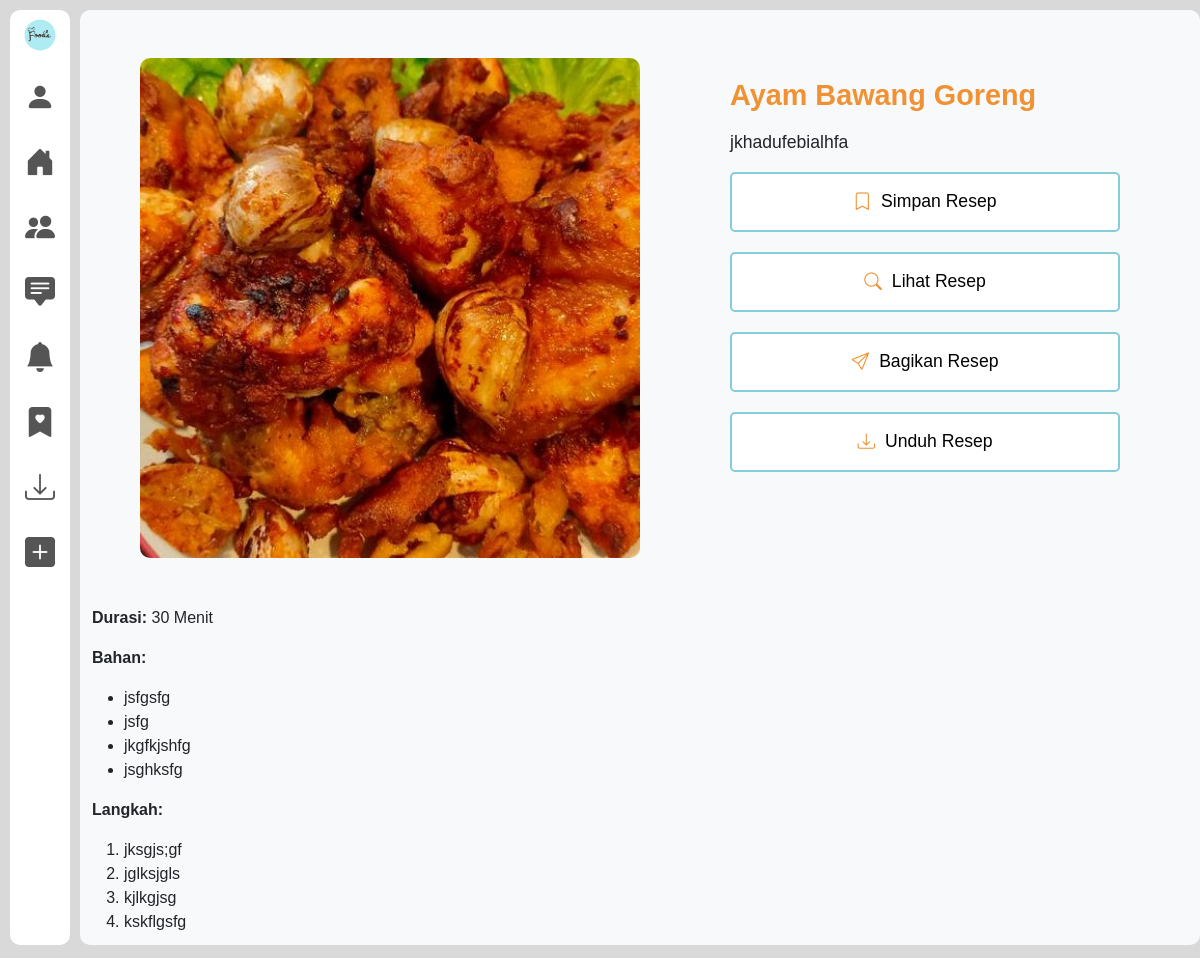
/user/foto.php?IdResep=83 (signed in), run on the app's committed database.
### tables this page shows
CREATE TABLE `tambahresep` (
  `IdResep` int(11) NOT NULL,
  `username` varchar(15) NOT NULL,
  `NamaResep` varchar(100) NOT NULL,
  `Bahan` text NOT NULL,
  `Langkah` text NOT NULL,
  `Kategori` varchar(255) NOT NULL,
  `Durasi` varchar(10) NOT NULL,
  `Deskripsi` varchar(255) NOT NULL,
  `foto` varchar(255) NOT NULL,
  `keterangan` varchar(255) DEFAULT NULL,
  `idKategori` int(11) NOT NULL
);

### user/foto.php (the view, shortened to what this page needs)
<?php
include "../dbconfig.php";
$IdResep = isset($_GET['IdResep']) ? intval($_GET['IdResep']) : 0;
if ($IdResep > 0) {
    $sqlStatement = "SELECT * FROM tambahresep WHERE IdResep = $IdResep";
    $query = mysqli_query($conn, $sqlStatement);
    if ($query && mysqli_num_rows($query) > 0) {
        $resep = mysqli_fetch_assoc($query);
        $nama = $resep['NamaResep'];
        $deskripsi = $resep['Deskripsi'];
        $durasi = $resep['Durasi'];
        $bahan = $resep['Bahan'];
        $langkah = $resep['Langkah'];
        $foto = $resep['foto'];
    } else {
        echo "Resep tidak ditemukan.";
        exit();
    }
} else {
    echo "ID Resep tidak valid.";
    exit();
}
?>
<!DOCTYPE html>
<html lang="en">
<head>
    <link href="https://cdn.jsdelivr.net/npm/bootstrap@5.3.0/dist/css/bootstrap.min.css" rel="stylesheet" />
    <link rel="stylesheet" href="foto.css" />
    <link href="https://cdn.jsdelivr.net/npm/bootstrap-icons/font/bootstrap-icons.css" rel="stylesheet" />
</head>
<body>
    <div class="container-fluid">
        <div class="row">
            <div class="col-1 p-0 sidebar">
                <ul>
                    <li><img src="../images/LOGO.png" alt="logo" /></li>
                    <li><a href="#profile"><i class="bi bi-person-fill"></i></a></li>
                    <li><a href="home.php"><i class="bi bi-house-door-fill"></i></a></li>
                    <li><a href="#communities"><i class="bi bi-people-fill"></i></a></li>
                    <li><a href="#messages"><i class="bi bi-chat-square-text-fill"></i></a></li>
                    <li><a href="#notification"><i class="bi bi-bell-fill"></i></a></li>
                    <li><a href="#favorite"><i class="bi bi-bookmark-heart-fill"></i></a></li>
                    <li><a href="#download"><i class="bi bi-download"></i></a></li>
                    <li><a href="uploadfoto.php"><i class="bi bi-plus-square-fill"></i></a></li>
                </ul>
            </div>
            <div class="col main-content">
                <div class="container p-5">
                        <img src="../images/<?= htmlspecialchars($foto) ?>" alt="Foto Resep" class="recipe-image" />
                    <div class="content">
                        <h3><?= $nama ?></h3>
                        <p><?= $deskripsi ?></p>
                        <ul class="nav-resep">
                            <li><a href="#simpan" class="simpan-resep"><i class="bi bi-bookmark"></i>Simpan Resep</a></li>
                            <li><a href="#more" class="more"><i class="bi bi-search"></i>Lihat Resep</a></li>
                            <li><a href="share" class="share"><i class="bi bi-send"></i>Bagikan Resep</a></li>
                            <li><a href="download.php?IdResep=<?= $IdResep ?>" class="download"><i class="bi bi-download"></i>Unduh Resep</a></li>
                        </ul>
                    </div>
                </div>
                <div id=more>
                    <p><strong>Durasi:</strong> <?= $durasi ?></p>
                    <p><strong>Bahan:</strong>
                    <?php
                    $array = explode(',', $bahan);
                    echo "<ul>";
                    foreach ($array as $bahan){
                        echo "<li>". htmlspecialchars($bahan). "</li>";
                    };
                    echo "</ul>";
                    ?>
                    </p>
                    <p><strong>Langkah:</strong>
                    <?php
                    $array2 = array_filter(explode('-', $langkah), 'strlen');
                    echo "<ol>";
                    foreach ($array2 as $step) {
                        echo "<li>" . htmlspecialchars(trim($step)) . "</li>";
                    }
                    echo "</ol>";
                    ?>
                    </p>
                </div>
            </div>
        </div>
    </div>
</body>
</html>

### user/foto.css (style rules this page uses)
body, html { background-color: #d9d9d9; font-family: "League Spartan", sans-serif; margin: 0; }
.sidebar { display: flex; flex-direction: column; justify-content: space-between; align-items: center; width: 60px; background-color: white; position: fixed; height: 97%; margin: 10px; border-radius: 10px; }
.sidebar ul { list-style-type: none; margin: 0; padding: 0; width: 100%; display: flex; flex-direction: column; justify-content: flex-start; align-items: center; gap: 20px; }
.sidebar ul li img { width: 40px; height: auto; margin-top: 5px; }
.sidebar ul li { display: flex; justify-content: center; align-items: center; }
.sidebar ul li a { text-decoration: none; color: black; }
.sidebar ul li i { font-size: 30px; color: #555; }
.main-content { background-color: #f8f9fa; height: 97vh; margin-top: 10px; margin-bottom: 10px; margin-left: 80px; border-radius: 10px; overflow-y: auto; }
.container { display: flex; gap: 20px; align-items: flex-start; }
.content { width: 50%; padding: 20px; }
.container img { width: 50%; height: 500px; border-radius: 10px; }
.container .content { margin-left: 50px; }
.container .content h3 { margin-bottom: 15px; font-size: 1.8em; font-weight: bold; }
.container .content p { font-size: 1.1em; line-height: 1.6; }
.content a i { margin-right: 10px; }
.simpan-resep { display: inline-block; padding: 10px 20px; font-size: 1.1em; border: 2px solid #85cddb; border-radius: 5px; text-decoration: none; transition: all 0.3s ease; background-color: white; color: #f09133; }
.more { display: inline-block; padding: 10px 20px; font-size: 1.1em; border: 2px solid #85cddb; border-radius: 5px; text-decoration: none; transition: all 0.3s ease; background-color: white; color: #f09133; }
.share { display: inline-block; padding: 10px 20px; font-size: 1.1em; border: 2px solid #85cddb; border-radius: 5px; text-decoration: none; transition: all 0.3s ease; background-color: white; color: #f09133; }
.download { display: inline-block; padding: 10px 20px; font-size: 1.1em; border: 2px solid #85cddb; border-radius: 5px; text-decoration: none; transition: all 0.3s ease; background-color: white; color: #f09133; }
.content h3 { color: #f09133; }
.nav-resep { display: flex; flex-direction: column; align-items: stretch; padding: 0; list-style-type: none; margin: 0; }
.nav-resep li { margin-bottom: 20px; }
.nav-resep li a { display: flex; justify-content: center; align-items: center; width: 100%; height: 60px; padding: 10px 0; font-size: 1.1em; border: 2px solid #85cddb; border-radius: 5px; text-decoration: none; color: black; transition: all 0.3s ease; }
.nav-resep li a i { margin-right: 10px; }
.content li i { color: #f09133; }
.recipe-image { width: 100%; height: 100px; object-fit: cover; border-radius: 10px; }

### data on the page
tambahresep: foto (picture), NamaResep "Ayam Bawang Goreng", Deskripsi "jkhadufebialhfa", Durasi "30 Menit", Bahan "jsfgsfg", Bahan "jsfg", Bahan "jkgfkjshfg", Bahan "jsghksfg", Langkah "jksgjs;gf", Langkah "jglksjgls", Langkah "kjlkgjsg", Langkah "kskflgsfg"
